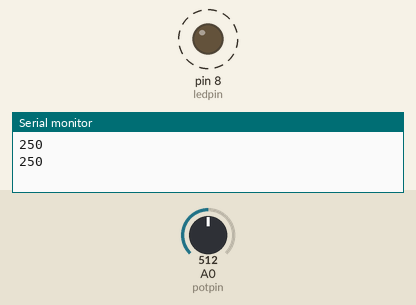
Simulated run of this sketch. Board: Arduino Uno, built with avr-gcc and run on an emulated ATmega328P. Parts: output pins drawn as LEDs (lit = HIGH), the last lines printed to the serial monitor. Dashed ring = blinking. Inputs (shaded band) come from the test bench; at power-on: A0 (potpin) = 512.

Above: at 1.3 s.
1.4 s: A0 (potpin) set to 900
At 1.72 s:
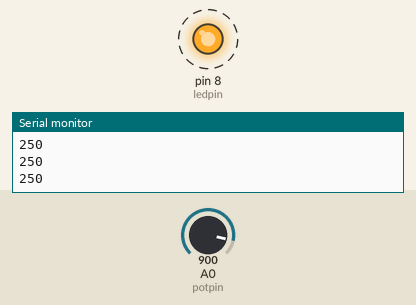
4.4 s: A0 (potpin) set to 306
At 4.79 s:
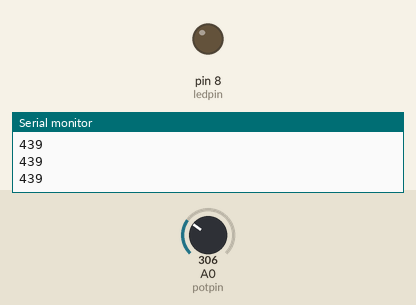
Timing chart, 0 to 13.4 s (numbered marks = the images above; inputs shaded):
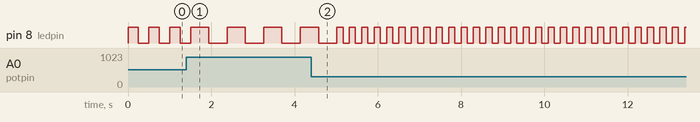

The sketch:

analogip.ino
```cpp
int potpin = 0; // define the analog interface 0
int ledpin = 8; // definine digital interface 13
int val = 0; // define the variable val, and initial value 0
int v;
void setup ()
{
  pinMode (ledpin, OUTPUT); // define led as output
  Serial.begin (9600); // set the baud rate to 9600
}

void buzz_op(int val)
{
  digitalWrite (ledpin, HIGH);
  delay (val); // delay of 0.05 seconds
  digitalWrite (ledpin, LOW);
  delay (val); // delay of 0.05 seconds
}
void loop ()
{
  val = analogRead (potpin); // read the value of analog interface 0 and assigns it to val
  v = map (val, 0,1023,0,500);
  buzz_op(v);
  Serial.println(v);
// Function Description map (x, Amin, Amax, Bmin, Bmax). returns value of type long
//  Serial.println ((float) v / 100.00); // shows the value of v
}
```

Measured:
- after the input at 1.4 s, pin 8 (ledpin): alternates HIGH for 0.44 s and LOW for 0.44 s, starting after 0.54 s
- by itself, pin 8 (ledpin): alternates HIGH for 0.25 s and LOW for 0.25 s
